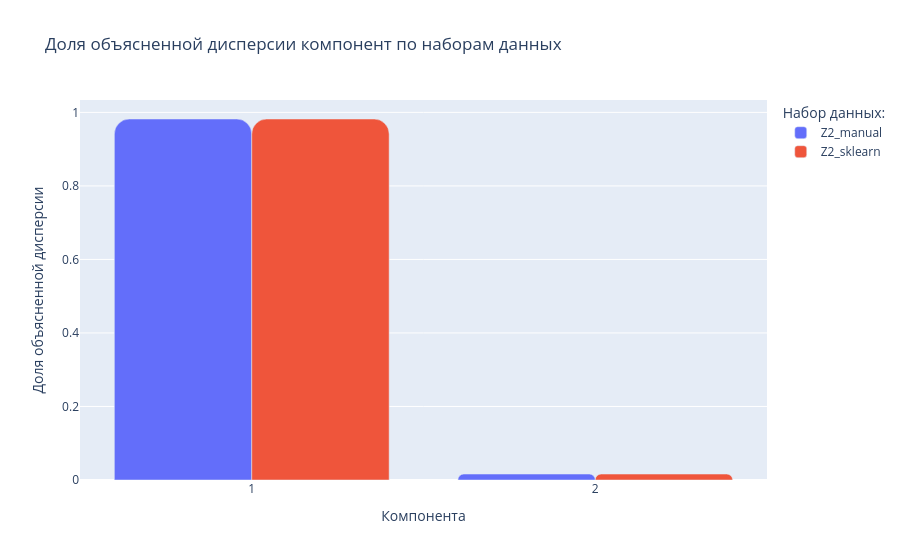

Notebook code cell kept with this figure:
### Code cell
components_2 = [1, 2]

bar_char_fit = go.Figure()
bar_char_fit.add_trace(
    go.Bar(name='Z2_manual', x=components_2, y=exp_variance_ratio_manual[:2])
)
bar_char_fit.add_trace(
    go.Bar(name='Z2_sklearn', x=components_2, y=exp_variance_ratio_sklearn)
)
bar_char_fit.update_layout(
    barcornerradius=15,
    barmode='group'
)
bar_char_fit.update_layout(
    title='Доля объясненной дисперсии компонент по наборам данных',
    xaxis_title='Компонента',
    yaxis_title='Доля объясненной дисперсии',
    legend=dict(
        title='Набор данных:',
    ),
)
bar_char_fit.show()

### Figure 1 — Plotly figure (JSON) as saved in the notebook; plotly's stock layout.template omitted (floating-point values rounded to 4 significant figures)
{"data": [{"name": "Z2_manual", "type": "bar", "x": [1, 2], "y": [0.982, 0.01618]}, {"name": "Z2_sklearn", "type": "bar", "x": [1, 2], "y": [0.982, 0.01618]}], "layout": {"barcornerradius": 15, "barmode": "group", "legend": {"title": {"text": "Набор данных:"}}, "title": {"text": "Доля объясненной дисперсии компонент по наборам данных"}, "xaxis": {"title": {"text": "Компонента"}}, "yaxis": {"title": {"text": "Доля объясненной дисперсии"}}}}
